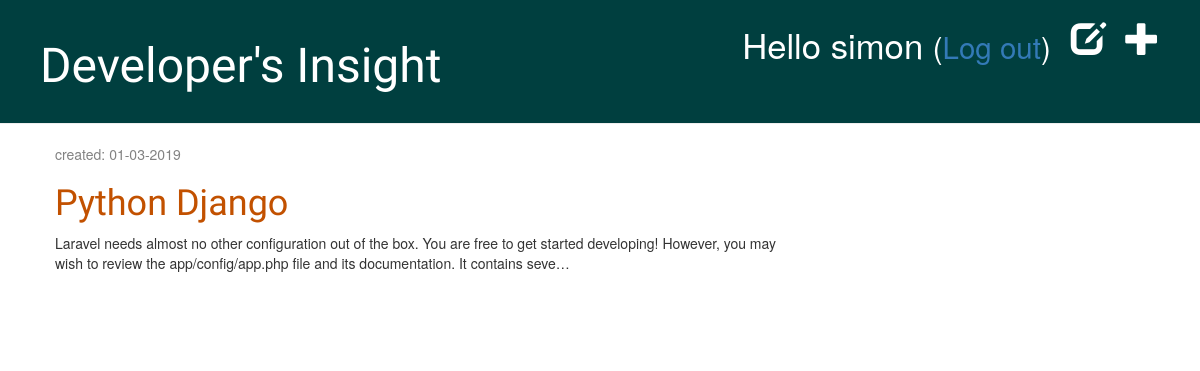
Page /drafts/ (signed in) on the committed database.
### blog/models.py (models this page shows, shortened)
class Post(models.Model):
    author = models.ForeignKey(settings.AUTH_USER_MODEL, on_delete=models.CASCADE)
    title = models.CharField(max_length=200)
    text = models.TextField()
    created_date = models.DateTimeField(default=timezone.now)
    published_date = models.DateTimeField(blank=True, null=True)
    image = models.FileField(upload_to='static/images', null=True)

### blog/views.py (the view)
# urls.py: path('drafts/', views.post_draft_list, name='post_draft_list'),
@login_required
def post_draft_list(request):
    posts = Post.objects.filter(published_date__isnull=True).order_by('created_date')
    return render(request, 'blog/post_draft_list.html', {'posts': posts})

### blog/templates/blog/post_draft_list.html
{% extends 'blog/base.html' %}
{% block content %}
    {% for post in posts %}
        <div class="post">
            <p class="date">created: {{ post.created_date|date:'d-m-Y' }}</p>
            <h1><a href="{% url 'post_detail' pk=post.pk %}">{{ post.title }}</a></h1>
            <p>{{ post.text|truncatechars:200 }}</p>
        </div>
    {% endfor %}
{% endblock %}

### blog/templates/blog/base.html (shortened to what this page needs)
{% load static %}
<html>
    <head>
        <link rel="stylesheet" href="//maxcdn.bootstrapcdn.com/bootstrap/3.2.0/css/bootstrap.min.css">
        <link rel="stylesheet" href="//maxcdn.bootstrapcdn.com/bootstrap/3.2.0/css/bootstrap-theme.min.css">
        <link rel="stylesheet" href="{% static 'css/blog.css' %}">
    </head>
<body>
    <div class="page-header">
        {% if user.is_authenticated %}
        <a href="{% url 'post_new' %}" class="top-menu"><span class="glyphicon glyphicon-plus"></span></a>
        <a href="{% url 'post_draft_list' %}" class="top-menu"><span class="glyphicon glyphicon-edit"></span></a>
        <p class="top-menu">Hello {{ user.username }} <small>(<a href="{% url 'logout' %}">Log out</a>)</small></p>
        {% else %}
            <a href="{% url 'login' %}" class="top-menu"><span class="glyphicon glyphicon-lock"></span></a>
        {% endif %}
        <h1><a href="/">Developer's Insight</a></h1>
    </div>
    <div class="content container">
        <div class="row">
            <div class="col-md-8">
            {% block content %}
            {% endblock %}
            </div>
        </div>
    </div>
</body>
</html>

### blog/static/css/blog.css (style rules this page uses)
h1 a, h2 a { color: #C25100; font-family: 'Lobster'; }
.page-header { background-color:#003F3F; margin-top: 0; padding: 20px 20px 20px 40px; }
.page-header h1, .page-header h1 a, .page-header h1 a:visited, .page-header h1 a:active { color: #ffffff; font-size: 36pt; text-decoration: none; }
.content { margin-left: 40px; }
h1, h2, h3, h4 { font-family: 'Lobster', cursive; }
.date { color: #828282; }
.top-menu, .top-menu:hover, .top-menu:visited { color: #ffffff; float: right; font-size: 26pt; margin-right: 20px; }
.post { margin-bottom: 70px; }

### rows in the picture
Post: created_date "01-03-2019", title "Python Django", text "Laravel needs almost no other configuration out of the box. You are free to get started developing! However, you may wish to review the app/config/app.php file and its documentation. It contains seve…"

### other values in the picture
{{ user.username }} "simon"
